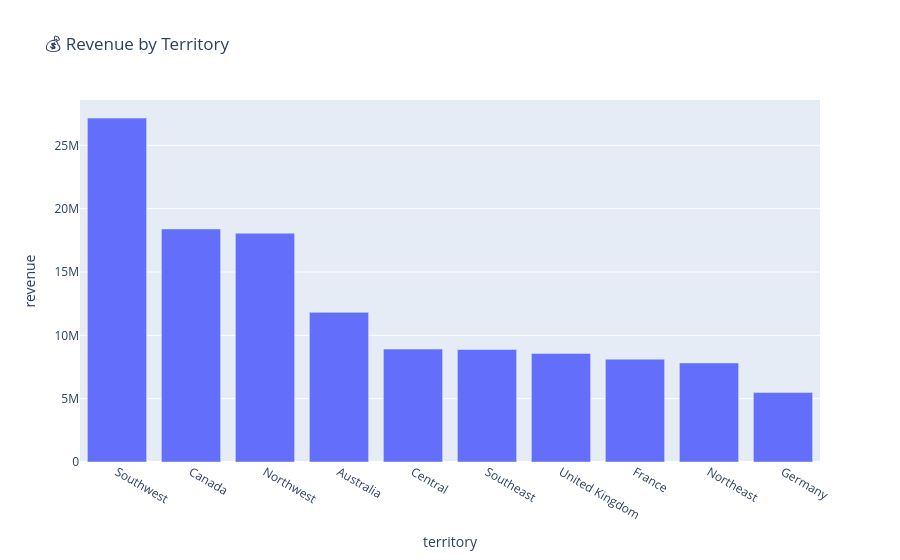

Notebook code for this chart:
### Markdown cell above
## 1.1 Bar Chart

Perfect for comparing categories.

### Code cell
# Query revenue per territory
df_territory = conn.execute("""
    SELECT 
        t.Name AS territory, 
        ROUND(SUM(so.TotalDue), 2) AS revenue
    FROM sales_orders so 
    JOIN territories t ON so.TerritoryID = t.TerritoryID
    GROUP BY t.Name 
    ORDER BY revenue DESC
""").df()

# Simple bar chart - just 1 line of code!
fig = px.bar(df_territory, x='territory', y='revenue', title='💰 Revenue by Territory')
fig.show()

### Figure 1 — Plotly figure (JSON) as saved in the notebook; plotly's stock layout.template omitted (floating-point values rounded to 4 significant figures)
{"data": [{"hovertemplate": "territory=%{x}<br>revenue=%{y}<extra></extra>", "legendgroup": "", "marker": {"color": "#636efa", "pattern": {"shape": ""}}, "name": "", "orientation": "v", "showlegend": false, "textposition": "auto", "type": "bar", "x": ["Southwest", "Canada", "Northwest", "Australia", "Central", "Southeast", "United Kingdom", "France", "Northeast", "Germany"], "xaxis": "x", "y": [27150000.0, 18400000.0, 18060000.0, 11810000.0, 8913000.0, 8884000.0, 8574000.0, 8120000.0, 7820000.0, 5480000.0], "yaxis": "y"}], "layout": {"barmode": "relative", "legend": {"tracegroupgap": 0}, "title": {"text": "💰 Revenue by Territory"}, "xaxis": {"anchor": "y", "domain": [0, 1], "title": {"text": "territory"}}, "yaxis": {"anchor": "x", "domain": [0, 1], "title": {"text": "revenue"}}}}
